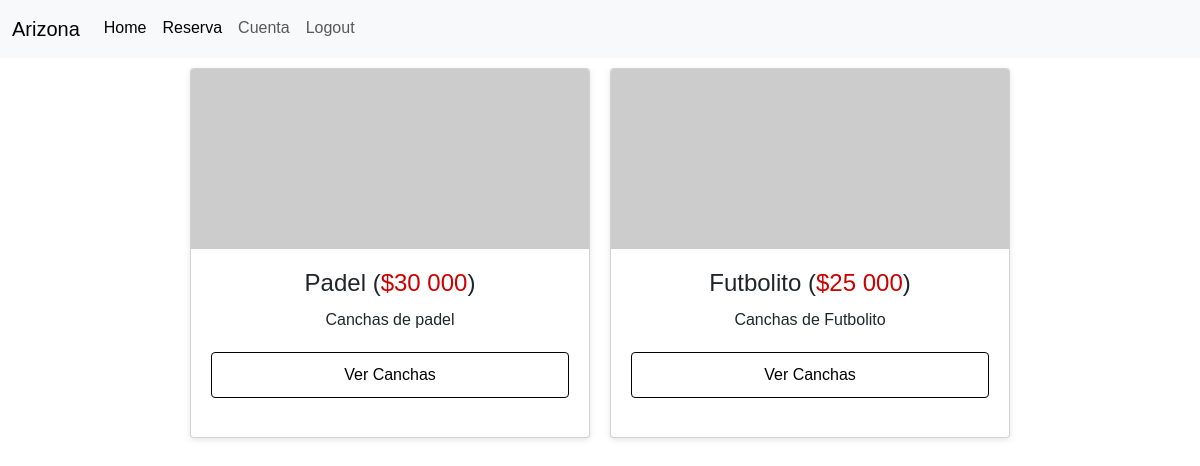
Page /servicio/agenda/reserva/ (signed in) on the committed database.
### servicio/models.py (models this page shows)
class TipoCancha(models.Model):
    nombre = models.CharField(max_length=50)
    precio = models.DecimalField(max_digits=8, decimal_places=0)
    descripcion = models.TextField()
    def __str__(self):
        return self.nombre
    class Meta:
        verbose_name = _('Tipo de Cancha')
        verbose_name_plural = _('Tipos de Canchas')

### servicio/views.py (the view)
# urls.py: path('agenda/reserva/', PreReserva.as_view(), name='agenda-reserva'),
class PreReserva(ListView):
    model = TipoCancha
    template_name = 'pre_reserva/pre_reserva.html'
    context_object_name = 'tipos_cancha'
    def dispatch(self, request, *args, **kwargs):
        if not request.user.is_authenticated:
            return redirect('Login:login')
        try:
            cliente = request.user.cliente
        except Cliente.DoesNotExist:
            messages.warning(request, 'Necesitas los DATOS COMPLEMENTARIOS para realizar una reserva')
            return redirect('cliente:cliente_create')
        return super().dispatch(request, *args, **kwargs)
    def get_context_data(self, **kwargs):
        context = super().get_context_data(**kwargs)
        agendas_por_cancha = {}
        current_date = timezone.now().date()
        for tipo in context['tipos_cancha']:
            canchas = Cancha.objects.filter(tipo=tipo)
            agendas_por_cancha[tipo] = {}
            for cancha in canchas:
                agendas = Agenda.objects.filter(cancha=cancha, disponible=True)
                agendas_por_cancha[tipo][cancha] = agendas
        context['agendas_por_cancha'] = agendas_por_cancha
        return context

### servicio/models.py (called while the page is built)
    def __str__(self):
        return f'Cancha {self.numeracion}'

    def __str__(self):
        return f'{self.hora_inicio.strftime("%I:%M %p")} - {self.hora_fin.strftime("%I:%M %p")}'

### servicio/templates/pre_reserva/pre_reserva.html (shortened to what this page needs)
{% extends "layout.html" %}
{% load static %}
{% load humanize %}
{% block head %}
<link rel="stylesheet" href="{% static 'css/servicio/agendas.css' %}" type="text/css">
{% endblock %}
{% block container %}
<div class="tipos-cancha">
  <div class="card-tipos">
    {% for tipo in tipos_cancha %}
      <div class="card">
        <a href="{% url 'servicio:agenda-reserva'%}">
          {% if tipo.nombre == "Futbolito" %}
            <img src="https://dummyimage.com/600x400/000/fff" alt="Imagen de la cancha de futbolito">
          {% elif tipo.nombre == "Paddel" %}
            <img src="https://dummyimage.com/600x400/000/fff" alt="Imagen de la cancha de paddel">
          {% elif tipo.nombre == "Cross" %}
            <img src="https://dummyimage.com/600x400/000/fff" alt="Imagen de la cancha de paddel">
          {% else %}
            <img src="https://dummyimage.com/600x400/000/fff" alt="Imagen predeterminada">
          {% endif %}
        </a>
        <div class="card-body">
          <h1>{{ tipo.nombre }} (<span>${{ tipo.precio|intcomma }}</span>)</h1>
          <p>{{ tipo.descripcion }}</p>
          <a href="#" class="card-link btn btn-outline-dark" data-toggle="modal" data-target="#canchasModal{{ tipo.id }}">Ver Canchas</a>
        </div>
      </div>
    {% endfor %}
  </div>
</div>
{% endblock %}

### static/css/servicio/agendas.css (style rules this page uses)
body { font-family: Arial, sans-serif; margin: 0; padding: 0; }
h1, h2, h3, h4, h5, h6 { margin: 0; padding: 0; }
.tipos-cancha { text-align: center; margin-bottom: 40px; }
.tipos-cancha h1 { font-size: 32px; margin-bottom: 20px; }
.card-tipos { display: flex; flex-wrap: wrap; justify-content: center; }
.card { width: 400px; height: 370px; min-width: 300px; margin: 10px; background-color: #fff; box-shadow: 0 2px 6px rgba(0, 0, 0, 0.1); border-radius: 4px; overflow: hidden; }
.card a { display: block; }
.card img { width: 100%; height: 180px; }
.card-body { padding: 20px; }
.card h1 { font-size: 24px; margin-bottom: 10px; }
.card h1 span { color: #c00; }
.card p { margin-bottom: 20px; }
.card-link { display: block; width: 100%; margin-top: 20px; padding: 10px; text-align: center; text-decoration: none; color: #000; border: 1px solid #000; border-radius: 4px; transition: background-color 0.3s ease; }

### rows in the picture
TipoCancha: nombre "Padel", precio "30 000", descripcion "Canchas de padel"
TipoCancha: nombre "Futbolito", precio "25 000", descripcion "Canchas de Futbolito"
